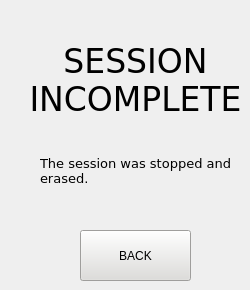
     <widget class="QWidget" name="sessionErasedPage">
      <widget class="QLabel" name="sessionIncompleteTitle">
       <property name="geometry">
        <rect>
         <x>30</x>
         <y>20</y>
         <width>211</width>
         <height>121</height>
        </rect>
       </property>
       <property name="font">
        <font>
         <family>DejaVu Sans</family>
         <pointsize>25</pointsize>
        </font>
       </property>
       <property name="text">
        <string>SESSION INCOMPLETE</string>
       </property>
       <property name="alignment">
        <set>Qt::AlignCenter</set>
       </property>
       <property name="wordWrap">
        <bool>true</bool>
       </property>
      </widget>
      <widget class="QLabel" name="sessionIncompleteText">
       <property name="geometry">
        <rect>
         <x>40</x>
         <y>140</y>
         <width>201</width>
         <height>61</height>
        </rect>
       </property>
       <property name="font">
        <font>
         <family>DejaVu Sans</family>
         <pointsize>10</pointsize>
        </font>
       </property>
       <property name="text">
        <string>The session was stopped and erased.</string>
       </property>
       <property name="alignment">
        <set>Qt::AlignLeading|Qt::AlignLeft|Qt::AlignVCenter</set>
       </property>
       <property name="wordWrap">
        <bool>true</bool>
       </property>
      </widget>
      <widget class="QPushButton" name="sessionIncompleteBackButton">
       <property name="geometry">
        <rect>
         <x>80</x>
         <y>230</y>
         <width>111</width>
         <height>51</height>
        </rect>
       </property>
       <property name="palette">
        <palette>
         <active>
          <colorrole role="WindowText">
           <brush brushstyle="SolidPattern">
            <color alpha="255">
             <red>0</red>
             <green>0</green>
             <blue>0</blue>
            </color>
           </brush>
          </colorrole>
          <colorrole role="Button">
           <brush brushstyle="SolidPattern">
            <color alpha="255">
             <red>222</red>
             <green>221</green>
             <blue>218</blue>
            </color>
           </brush>
          </colorrole>
          <colorrole role="Light">
           <brush brushstyle="SolidPattern">
            <color alpha="255">
             <red>255</red>
             <green>255</green>
             <blue>255</blue>
            </color>
           </brush>
          </colorrole>
          <colorrole role="Midlight">
           <brush brushstyle="SolidPattern">
            <color alpha="255">
             <red>238</red>
             <green>238</green>
             <blue>236</blue>
            </color>
           </brush>
          </colorrole>
          <colorrole role="Dark">
           <brush brushstyle="SolidPattern">
            <color alpha="255">
             <red>111</red>
             <green>110</green>
             <blue>109</blue>
            </color>
           </brush>
          </colorrole>
          <colorrole role="Mid">
           <brush brushstyle="SolidPattern">
            <color alpha="255">
             <red>148</red>
             <green>147</green>
             <blue>145</blue>
            </color>
           </brush>
          </colorrole>
          <colorrole role="Text">
           <brush brushstyle="SolidPattern">
            <color alpha="255">
             <red>0</red>
             <green>0</green>
             <blue>0</blue>
            </color>
           </brush>
          </colorrole>
          <colorrole role="BrightText">
           <brush brushstyle="SolidPattern">
            <color alpha="255">
             <red>255</red>
             <green>255</green>
             <blue>255</blue>
            </color>
           </brush>
          </colorrole>
          <colorrole role="ButtonText">
           <brush brushstyle="SolidPattern">
            <color alpha="255">
             <red>0</red>
             <green>0</green>
             <blue>0</blue>
            </color>
           </brush>
          </colorrole>
          <colorrole role="Base">
           <brush brushstyle="SolidPattern">
            <color alpha="255">
             <red>255</red>
             <green>255</green>
             <blue>255</blue>
            </color>
           </brush>
          </colorrole>
          <colorrole role="Window">
           <brush brushstyle="SolidPattern">
            <color alpha="255">
             <red>222</red>
             <green>221</green>
             <blue>218</blue>
            </color>
           </brush>
          </colorrole>
          <colorrole role="Shadow">
           <brush brushstyle="SolidPattern">
            <color alpha="255">
             <red>0</red>
             <green>0</green>
             <blue>0</blue>
            </color>
           </brush>
          </colorrole>
          <colorrole role="AlternateBase">
           <brush brushstyle="SolidPattern">
            <color alpha="255">
             <red>238</red>
             <green>238</green>
             <blue>236</blue>
            </color>
           </brush>
          </colorrole>
          <colorrole role="ToolTipBase">
           <brush brushstyle="SolidPattern">
            <color alpha="255">
             <red>255</red>
             <green>255</green>
             <blue>220</blue>
            </color>
           </brush>
          </colorrole>
          <colorrole role="ToolTipText">
           <brush brushstyle="SolidPattern">
            <color alpha="255">
             <red>0</red>
             <green>0</green>
             <blue>0</blue>
            </color>
           </brush>
          </colorrole>
          <colorrole role="PlaceholderText">
           <brush brushstyle="SolidPattern">
            <color alpha="128">
             <red>0</red>
             <green>0</green>
             <blue>0</blue>
            </color>
           </brush>
          </colorrole>
         </active>
         <inactive>
          <colorrole role="WindowText">
           <brush brushstyle="SolidPattern">
            <color alpha="255">
             <red>0</red>
             <green>0</green>
             <blue>0</blue>
            </color>
           </brush>
          </colorrole>
          <colorrole role="Button">
           <brush brushstyle="SolidPattern">
            <color alpha="255">
             <red>222</red>
             <green>221</green>
             <blue>218</blue>
            </color>
           </brush>
          </colorrole>
          <colorrole role="Light">
           <brush brushstyle="SolidPattern">
            <color alpha="255">
             <red>255</red>
             <green>255</green>
             <blue>255</blue>
            </color>
           </brush>
          </colorrole>
          <colorrole role="Midlight">
           <brush brushstyle="SolidPattern">
            <color alpha="255">
             <red>238</red>
             <green>238</green>
             <blue>236</blue>
            </color>
           </brush>
          </colorrole>
          <colorrole role="Dark">
           <brush brushstyle="SolidPattern">
            <color alpha="255">
             <red>111</red>
             <green>110</green>
             <blue>109</blue>
            </color>
           </brush>
          </colorrole>
          <colorrole role="Mid">
           <brush brushstyle="SolidPattern">
            <color alpha="255">
             <red>148</red>
             <green>147</green>
             <blue>145</blue>
            </color>
           </brush>
          </colorrole>
          <colorrole role="Text">
           <brush brushstyle="SolidPattern">
            <color alpha="255">
             <red>0</red>
             <green>0</green>
             <blue>0</blue>
            </color>
           </brush>
          </colorrole>
          <colorrole role="BrightText">
           <brush brushstyle="SolidPattern">
            <color alpha="255">
             <red>255</red>
             <green>255</green>
             <blue>255</blue>
            </color>
           </brush>
          </colorrole>
          <colorrole role="ButtonText">
           <brush brushstyle="SolidPattern">
            <color alpha="255">
             <red>0</red>
             <green>0</green>
             <blue>0</blue>
            </color>
           </brush>
          </colorrole>
          <colorrole role="Base">
           <brush brushstyle="SolidPattern">
            <color alpha="255">
             <red>255</red>
             <green>255</green>
             <blue>255</blue>
            </color>
           </brush>
          </colorrole>
          <colorrole role="Window">
           <brush brushstyle="SolidPattern">
            <color alpha="255">
             <red>222</red>
             <green>221</green>
             <blue>218</blue>
            </color>
           </brush>
          </colorrole>
          <colorrole role="Shadow">
           <brush brushstyle="SolidPattern">
            <color alpha="255">
             <red>0</red>
             <green>0</green>
             <blue>0</blue>
            </color>
           </brush>
          </colorrole>
          <colorrole role="AlternateBase">
           <brush brushstyle="SolidPattern">
            <color alpha="255">
             <red>238</red>
             <green>238</green>
             <blue>236</blue>
            </color>
           </brush>
          </colorrole>
          <colorrole role="ToolTipBase">
           <brush brushstyle="SolidPattern">
            <color alpha="255">
             <red>255</red>
             <green>255</green>
             <blue>220</blue>
            </color>
           </brush>
          </colorrole>
          <colorrole role="ToolTipText">
           <brush brushstyle="SolidPattern">
            <color alpha="255">
             <red>0</red>
             <green>0</green>
             <blue>0</blue>
            </color>
           </brush>
          </colorrole>
          <colorrole role="PlaceholderText">
           <brush brushstyle="SolidPattern">
            <color alpha="128">
             <red>0</red>
             <green>0</green>
             <blue>0</blue>
            </color>
           </brush>
          </colorrole>
         </inactive>
         <disabled>
          <colorrole role="WindowText">
           <brush brushstyle="SolidPattern">
            <color alpha="255">
             <red>111</red>
             <green>110</green>
             <blue>109</blue>
            </color>
           </brush>
          </colorrole>
          <colorrole role="Button">
           <brush brushstyle="SolidPattern">
            <color alpha="255">
             <red>222</red>
             <green>221</green>
             <blue>218</blue>
            </color>
           </brush>
          </colorrole>
          <colorrole role="Light">
           <brush brushstyle="SolidPattern">
            <color alpha="255">
             <red>255</red>
             <green>255</green>
             <blue>255</blue>
            </color>
           </brush>
          </colorrole>
          <colorrole role="Midlight">
           <brush brushstyle="SolidPattern">
            <color alpha="255">
             <red>238</red>
             <green>238</green>
             <blue>236</blue>
            </color>
           </brush>
          </colorrole>
          <colorrole role="Dark">
           <brush brushstyle="SolidPattern">
            <color alpha="255">
             <red>111</red>
             <green>110</green>
             <blue>109</blue>
            </color>
           </brush>
          </colorrole>
          <colorrole role="Mid">
           <brush brushstyle="SolidPattern">
            <color alpha="255">
             <red>148</red>
             <green>147</green>
             <blue>145</blue>
            </color>
           </brush>
          </colorrole>
          <colorrole role="Text">
           <brush brushstyle="SolidPattern">
            <color alpha="255">
             <red>111</red>
             <green>110</green>
             <blue>109</blue>
            </color>
           </brush>
          </colorrole>
          <colorrole role="BrightText">
           <brush brushstyle="SolidPattern">
            <color alpha="255">
             <red>255</red>
             <green>255</green>
             <blue>255</blue>
            </color>
           </brush>
          </colorrole>
          <colorrole role="ButtonText">
           <brush brushstyle="SolidPattern">
            <color alpha="255">
             <red>111</red>
             <green>110</green>
             <blue>109</blue>
            </color>
           </brush>
          </colorrole>
          <colorrole role="Base">
           <brush brushstyle="SolidPattern">
            <color alpha="255">
             <red>222</red>
             <green>221</green>
             <blue>218</blue>
            </color>
           </brush>
          </colorrole>
          <colorrole role="Window">
           <brush brushstyle="SolidPattern">
            <color alpha="255">
             <red>222</red>
             <green>221</green>
             <blue>218</blue>
            </color>
           </brush>
          </colorrole>
          <colorrole role="Shadow">
           <brush brushstyle="SolidPattern">
            <color alpha="255">
             <red>0</red>
             <green>0</green>
             <blue>0</blue>
            </color>
           </brush>
          </colorrole>
          <colorrole role="AlternateBase">
           <brush brushstyle="SolidPattern">
            <color alpha="255">
             <red>222</red>
             <green>221</green>
             <blue>218</blue>
            </color>
           </brush>
          </colorrole>
          <colorrole role="ToolTipBase">
           <brush brushstyle="SolidPattern">
            <color alpha="255">
             <red>255</red>
             <green>255</green>
             <blue>220</blue>
            </color>
           </brush>
          </colorrole>
          <colorrole role="ToolTipText">
           <brush brushstyle="SolidPattern">
            <color alpha="255">
             <red>0</red>
             <green>0</green>
             <blue>0</blue>
            </color>
           </brush>
          </colorrole>
          <colorrole role="PlaceholderText">
           <brush brushstyle="SolidPattern">
            <color alpha="128">
             <red>0</red>
             <green>0</green>
             <blue>0</blue>
            </color>
           </brush>
          </colorrole>
         </disabled>
        </palette>
       </property>
       <property name="text">
        <string>BACK</string>
       </property>
      </widget>
     </widget>
